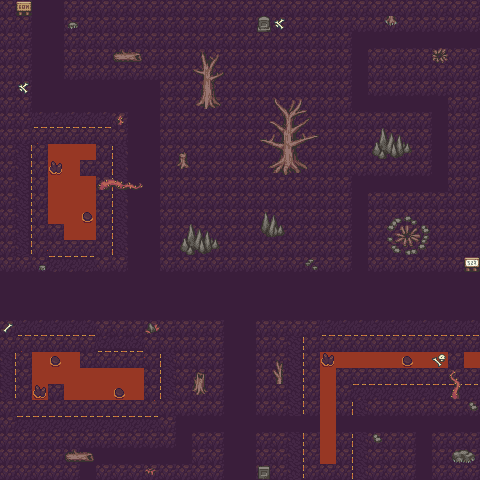

The image is a tile-based game level rendered from a .tmx file. Its description and source (layers, tilesets, objects; grid data summarised) follow:
An orthogonal 30x30 tile map with 16x16 px tiles, 3 tile layers (background, lava, decor), 2 tilesets.

<map version="1.10" tiledversion="1.10.2" orientation="orthogonal" renderorder="right-down" width="30" height="30" tilewidth="16" tileheight="16" infinite="0" nextlayerid="10" nextobjectid="1">
 <editorsettings>
  <export target="../../../../../../../../../../Map_Z-Hellda..csv" format="csv" />
 </editorsettings>
 <tileset firstgid="1" source="volcanoTileSet.tsx" />
 <tileset firstgid="841" source="decorTileSet.tsx" />
 <layer id="7" name="background" width="30" height="30">
  <data>[900 cells, 900 non-empty, 2 distinct tile ids]</data>
 </layer>
 <layer id="8" name="lava" width="30" height="30">
  <data>[900 cells, 207 non-empty, 8 distinct tile ids]</data>
 </layer>
 <layer id="9" name="decor" width="30" height="30">
  <data>[900 cells, 88 non-empty, 78 distinct tile ids]</data>
 </layer>
</map>
